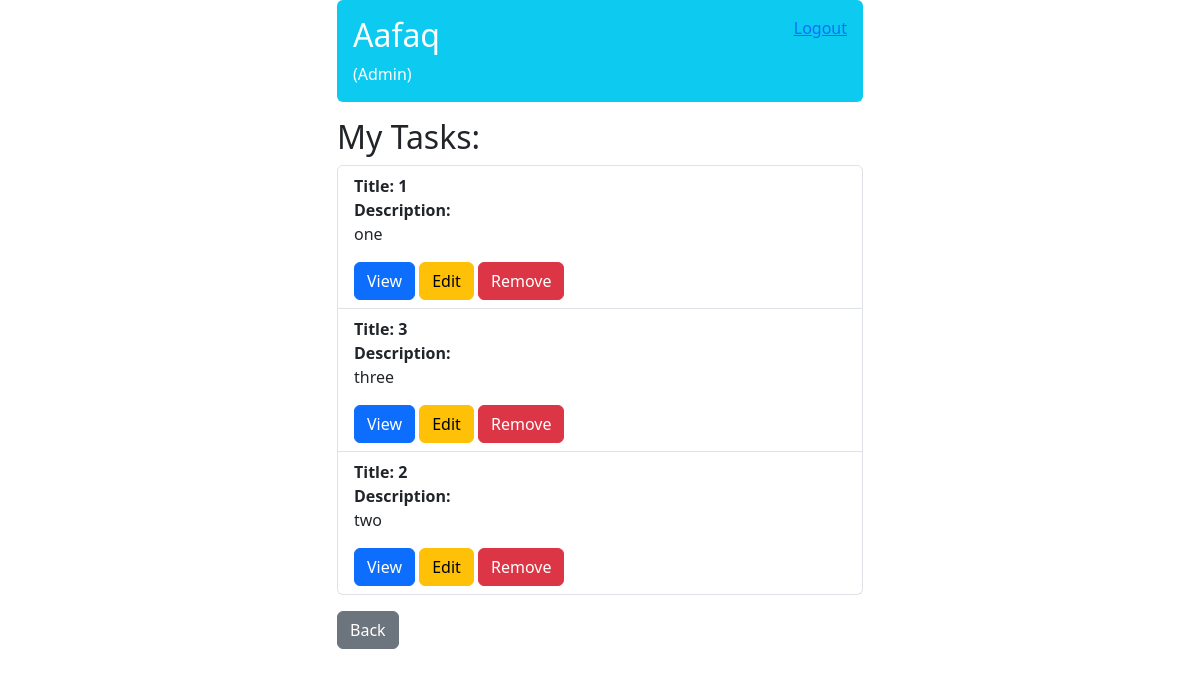
The app's page /task/list/ (signed in), older data.
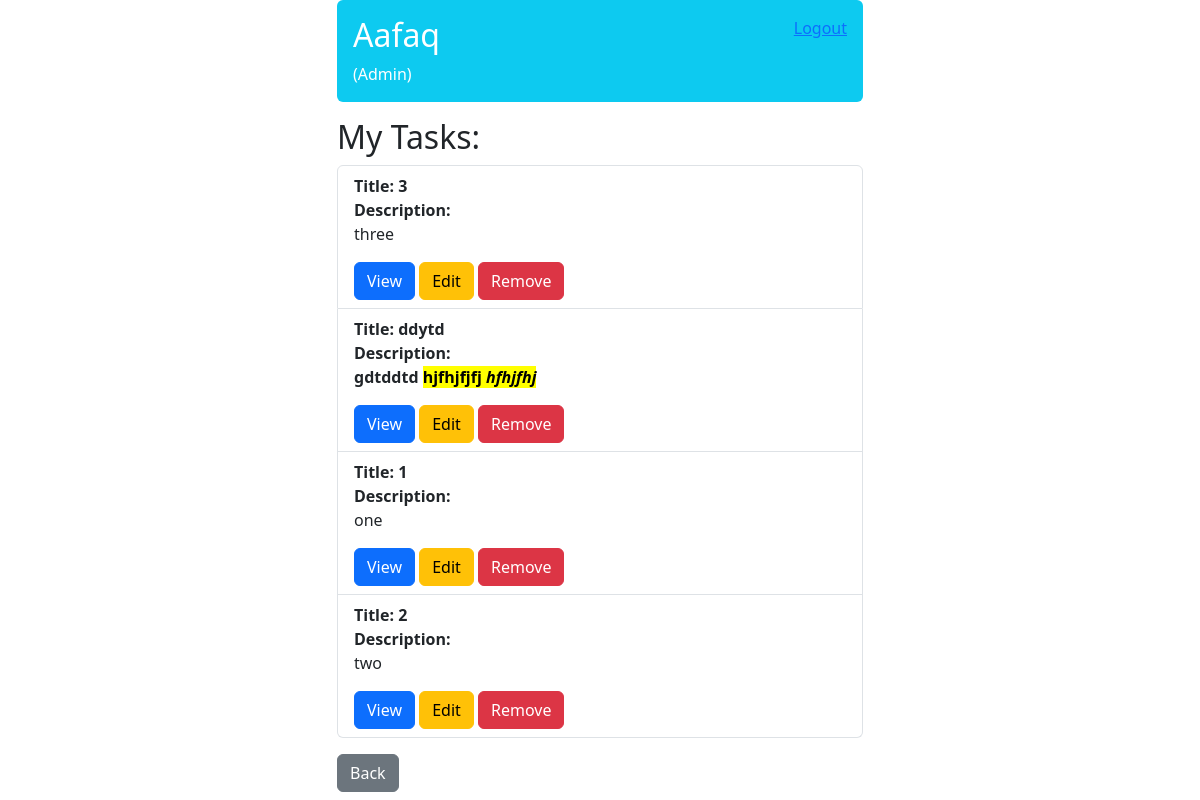
The same page, newer data.
### todo/models.py (models this page shows, shortened)
class Task(models.Model):
    title = models.CharField(max_length=100)
    description = models.TextField()
    user = models.ForeignKey(User, on_delete=models.CASCADE)
    position = models.IntegerField(default=0)

### todo/views.py (the view)
# urls.py: path('task/list/', views.TaskListView.as_view(), name='task-list'),
class TaskListView(ListView):
    model = Task
    template_name = 'todo/task-list.html'
    def get_queryset(self):
        user = self.request.user
        return Task.objects.filter(user=user).order_by('position')

### todo/templates/todo/task-list.html (shortened to what this page needs)
{% extends "base.html" %}
{% block content %}
    {% include "todo/includes/header-bar.html" %}
    <h2>My Tasks:</h2>
    <ul id="sortable-list" class='list-group mb-3'>
        {% for task in task_list %}
            <li class='list-group-item' data-task-id="{{ task.id }}">
                <strong>Title: {{ task.title }}</strong>
                <br>
                <strong>Description:</strong> {{ task.description | safe }}
                <a href="{% url 'task-detail' task.id %}" class="btn btn-primary">View</a>
                <a href="{% url 'task-edit' task.id %}" class="btn btn-warning">Edit</a>
                <a href="{% url 'task-remove' task.id %}" class="btn btn-danger">Remove</a>
            </li>
        {% endfor %}
    </ul>
    <a href="{% url 'task-add' %}">
        <button class="btn btn-secondary">Back</button>
    </a>
{% endblock content %}

Row changes from the older to the newer data that the page shows:
changed Task "three": moves up the list
added Task: title "ddytd", description "gdtddtd hjfhjfjfj hfhjfhj"
